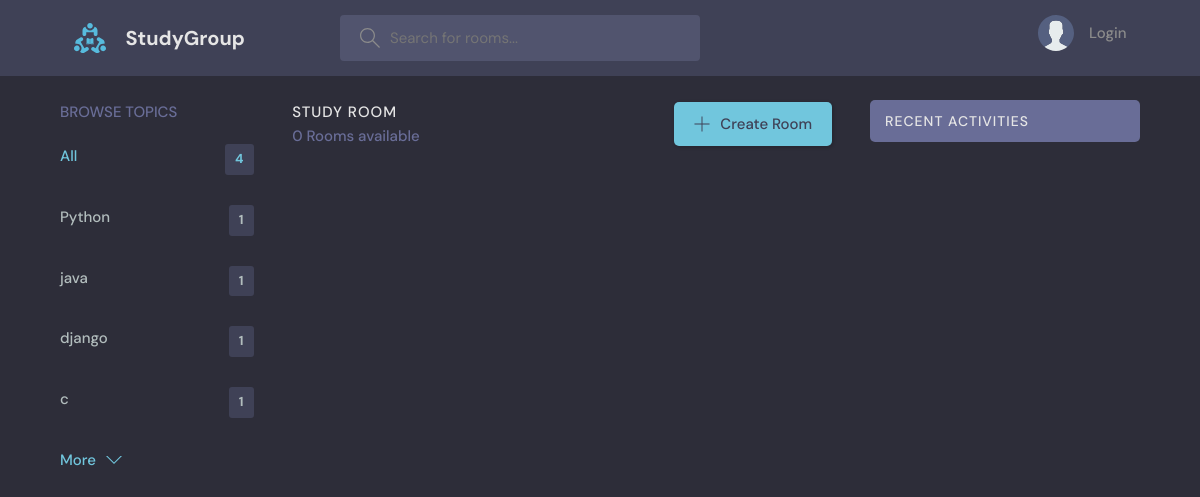
The page /?q=IOT on the database as committed earlier.
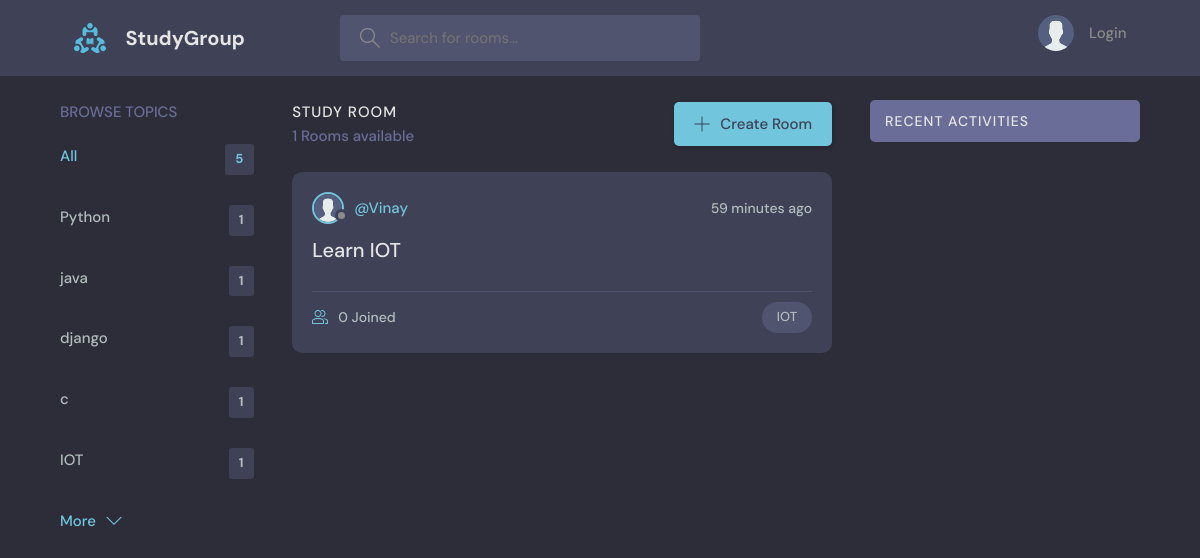
The same page on the database as committed later.
### base/models.py (models this page shows, shortened)
class Topic(models.Model):
    name = models.CharField(max_length=200)

class Room(models.Model):
    host = models.ForeignKey(User, on_delete=models.SET_NULL, null= True)
    topic = models.ForeignKey(Topic, on_delete=models.SET_NULL, null= True)
    name = models.CharField(max_length = 200)
    description = models.TextField(null = True, blank = True)
    participants = models.ManyToManyField(User, related_name='participants', blank=True)
    updated = models.DateTimeField(auto_now = True)
    created = models.DateTimeField(auto_now_add = True)
    class Meta:
        ordering = ['-updated', '-created']

class User(AbstractUser):
    name = models.CharField(max_length=200, null=True)
    email = models.EmailField(unique=True, null=True)
    bio = models.TextField(null=True)
    avatar = models.ImageField(null= True, default = "avatar.svg")
    USERNAME_FIELD = 'email'
    REQUIRED_FIELDS = []

### base/views.py (the view)
# urls.py: path('', views.home, name= "home"),
def home(request):
    q = request.GET.get('q') if request.GET.get('q') != None else ''
    rooms = Room.objects.filter(
        Q(topic__name__icontains = q) |
        Q(name__icontains= q) |
        Q(description__icontains= q)
    )
    topics = Topic.objects.all()[0:5]
    room_count = rooms.count()
    room_messages = Message.objects.filter(Q(room__topic__name__icontains = q))
    context = {'rooms': rooms, 'topics': topics, 'room_count': room_count, 'room_messages': room_messages}
    return render(request, 'base/home.html', context)

### base/templates/base/home.html (shortened to what this page needs)
{%  extends 'main.html' %}
{% block content %}
    <main class="layout layout--3">
      <div class="container">
        {% include 'base/topics_component.html' %}
        <div class="roomList">
          <div class="roomList__header">
            <div>
              <h2>Study Room</h2>
              <p>{{room_count}} Rooms available</p>
            </div>
            <a class="btn btn--main" href="{% url 'create-room' %}">
              <svg version="1.1" xmlns="http://www.w3.org/2000/svg" width="32" height="32" viewBox="0 0 32 32">
                <title>add</title>
                <path
                  d="M16.943 0.943h-1.885v14.115h-14.115v1.885h14.115v14.115h1.885v-14.115h14.115v-1.885h-14.115v-14.115z"
                ></path>
              </svg>
              Create Room
            </a>
          </div>
        {% include 'base/feed_component.html' %}
        </div>
        {% include 'base/activity_component.html' %}
      </div>
    </main>
{% endblock content %}

### base/templates/base/topics_component.html
<div class="topics">
    <div class="topics__header">
      <h2>Browse Topics</h2>
    </div>
    <ul class="topics__list">
      <li>
        <a href="{% url 'home' %}" class="active">All <span>{{topics.count}}</span></a>
      </li>
      {% for topic in topics %}
      <li>
        <a href="{% url 'home' %}?q={{topic.name}}">{{topic.name}}<span>{{topic.room_set.all.count}}</span></a>
      </li>
      {% endfor %}
    </ul>
    <a class="btn btn--link" href="{% url 'topics' %}">
      More
      <svg version="1.1" xmlns="http://www.w3.org/2000/svg" width="32" height="32" viewBox="0 0 32 32">
        <title>chevron-down</title>
        <path d="M16 21l-13-13h-3l16 16 16-16h-3l-13 13z"></path>
      </svg>
    </a>
  </div>

### base/templates/base/feed_component.html (shortened to what this page needs)
{% for room in rooms %}
<div class="roomListRoom">
    <div class="roomListRoom__header">
      <a href="{% url 'user-profile' room.host.id %}" class="roomListRoom__author">
        <div class="avatar avatar--small">
          <img src="{{room.host.avatar.url}}" />
        </div>
        <span>@{{room.host.name}}</span>
      </a>
      <div class="roomListRoom__actions">
        <span>{{room.created|timesince}} ago</span>
      </div>
    </div>
    <div class="roomListRoom__content">
      <a href="{% url 'room' room.id %}">{{room.name}}</a>
    </div>
    <div class="roomListRoom__meta">
      <a href="{% url 'room' room.id %}" class="roomListRoom__joined">
        {{room.participants.all.count}} Joined
      </a>
      <p class="roomListRoom__topic">{{room.topic.name}}</p>
    </div>
  </div>
{% endfor %}

Rows that differ between the two databases and show on the page:
added Topic: name "IOT", room_set.all.count "1"
added Room: host.avatar (placeholder picture), host.name "Vinay", created "59 minutes", name "Learn IOT", participants.all.count "0", topic.name "IOT"
Other text that changed with them:
{{ topics.count }}: "4" → "5"
{{ room_count }}: "0" → "1"
